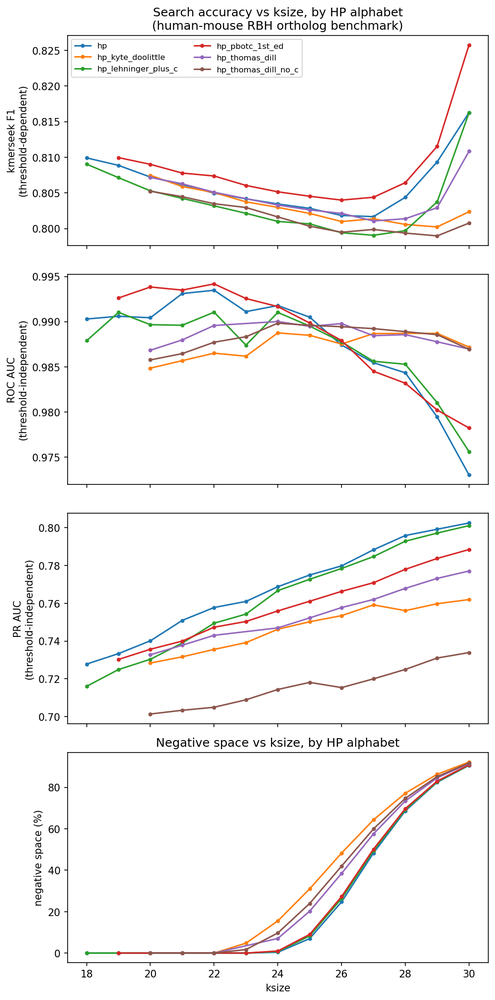
#> input picture notebooks/24_accuracy_and_negative_space_vs_ksize.png, 495 x 1000 px, shrunk from 1032 x 2085 before the run
$ python -i pubfig.py   (imports and definitions only)
#> lines starting #> are read from the running program, lines starting #| are printed output that depends on the picture; after the words box and inside, x2 and y2 are one past the last pixel; in counts of white or black regions, pixels touching at a corner belong together
#> in to_256_colours, image is the input picture: PIL image 495x1000 RGB; mean R, G, B 246.4, 245.3, 244.9
"""Helpers for Nature-family figures. Pair with nature.mplstyle (same folder).

Copy both files into the repo (2024-kmerseek-analysis: notebooks/) so a figure can be
rebuilt from committed code; do not import them from ~/.claude.
"""

from pathlib import Path

import numpy as np
import matplotlib.pyplot as plt
import seaborn  # noqa: F401  registers mako and crest, the Seanome colour maps
from matplotlib.transforms import ScaledTranslation

MM = 1 / 25.4  # inches per millimetre
ONE_COLUMN_MM = 89
TWO_COLUMN_MM = 183
MAX_HEIGHT_MM = 170  # leaves room for the legend on the page

STYLE = Path(__file__).with_name("nature.mplstyle")

# Okabe-Ito, the colour-blind-safe set Nature's figure guide lists.
OKABE_ITO = {
    "blue": "#0072B2",
    "vermillion": "#D55E00",
    "bluish_green": "#009E73",
    "reddish_purple": "#CC79A7",
    "orange": "#E69F00",
    "sky_blue": "#56B4E9",
    "yellow": "#F0E442",
    "black": "#000000",
}
GREY = "#999999"  # for "everything else" / context marks


def use_style():
    plt.style.use(STYLE)


# [54 lines left out: functions figure, panel_label, shared_legend, save, not called in this run]


# A matplotlib colour bar has 256 shades. On the 336 PNGs in 2024-kmerseek-analysis
# (2026-10-13), the 15 with a colour bar had 251-256 shades in one run and every other
# figure at most 29.
MIN_COLOUR_BAR_SHADES = 100


def colour_bar_shades(image, max_step=12, width=8):
    """Most shades in one straight run of pixels that looks like a colour bar.

    In the run each pixel is at most `max_step` levels from the one before it, and is
    exactly the colour of the next `width` pixels across the run, as in a bar filled
    across its width. The soft edge of a curve or a marker fails the second condition,
    so line and scatter plots score near 0. Same test as the repo's scripts/shrink_png.py.
    """
#> called with max_step = 12, width = 8
    a = np.asarray(image.convert("RGB")).astype(np.int16)
    best = 0
    for arr in (a, a.transpose(1, 0, 2)):  # bars running down, then across
        step = np.abs(np.diff(arr, axis=0)).max(axis=2)
        in_bar = step <= max_step
        for k in range(1, width + 1):
            same = np.zeros_like(in_bar)
            same[:, :-k] = (arr[1:, :-k] == arr[1:, k:]).all(axis=2)
            in_bar &= same
        shades = np.zeros(in_bar.shape[1], dtype=np.int32)
        for row_in_bar, row_step in zip(in_bar, step):
            shades = np.where(row_in_bar, shades + (row_step > 0), 0)
            best = max(best, int(shades.max()))
#> this loop made 2 passes
#> pass 1, in colour_bar_shades, `step = np.abs(np.diff(arr, axis=0)).max(axis=2)`:
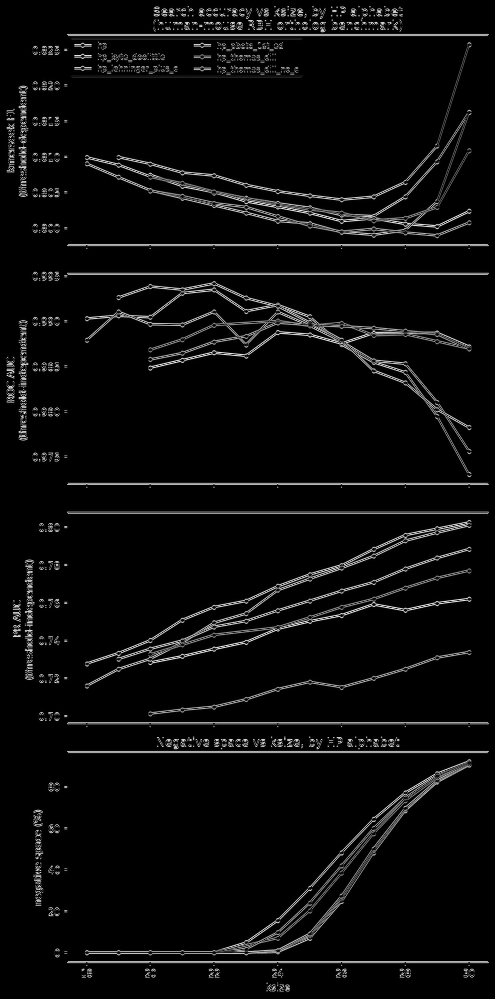
#> step: shape (999, 495) int16; min 0, max 243, mean 10.6
#> pass 1, in colour_bar_shades, `in_bar = step <= max_step`:
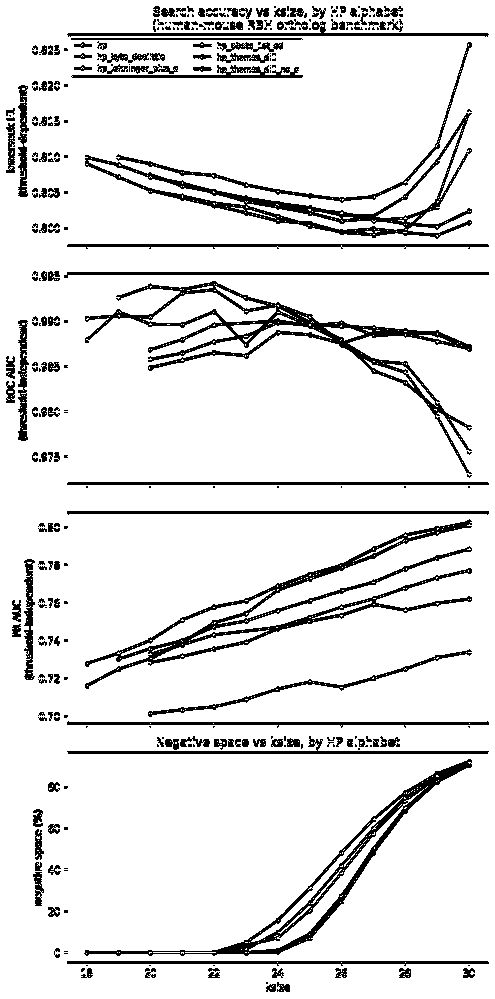
#> in_bar: shape (999, 495) bool; 89.7% white; 335 black regions (171 under 20 px), largest, box (x1, y1, x2, y2) and area: (85, 281, 472, 474) 7000, (85, 519, 472, 689) 6406, (85, 113, 472, 239) 5252
#> pass 2, in colour_bar_shades, `step = np.abs(np.diff(arr, axis=0)).max(axis=2)`:
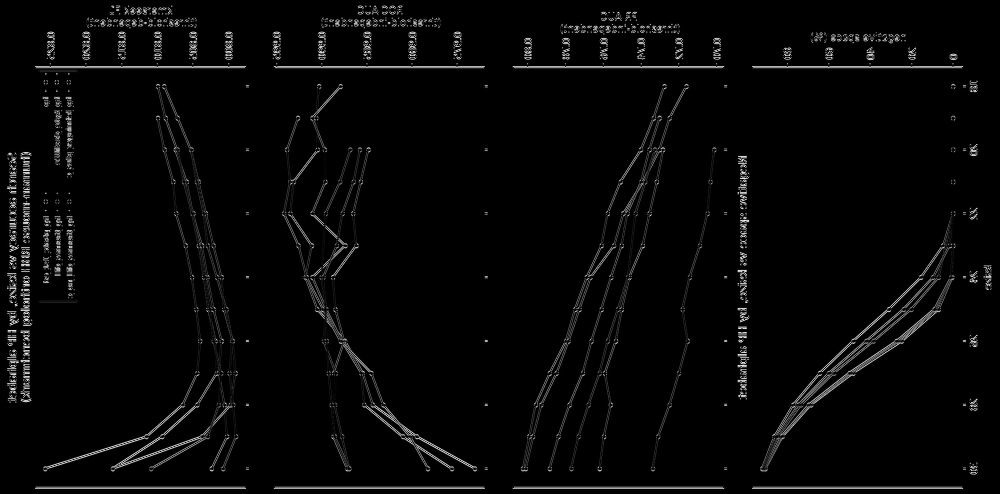
#> step: shape (494, 1000) int16; min 0, max 248, mean 6.8
#> pass 2, in colour_bar_shades, `in_bar = step <= max_step`:
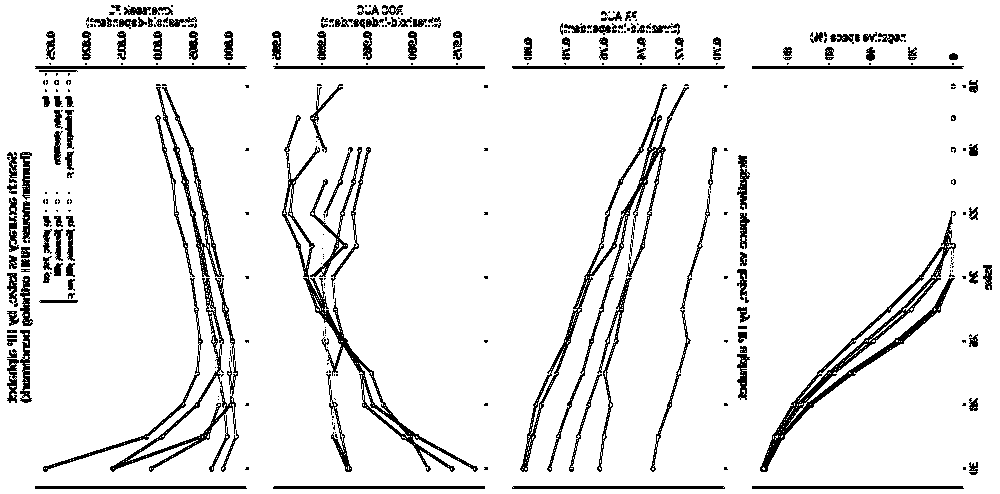
#> in_bar: shape (494, 1000) bool; 92% white; 377 black regions (223 under 20 px), largest, box (x1, y1, x2, y2) and area: (760, 211, 956, 472) 4014, (520, 84, 689, 472) 3906, (282, 115, 478, 472) 3171
#> after the loop:
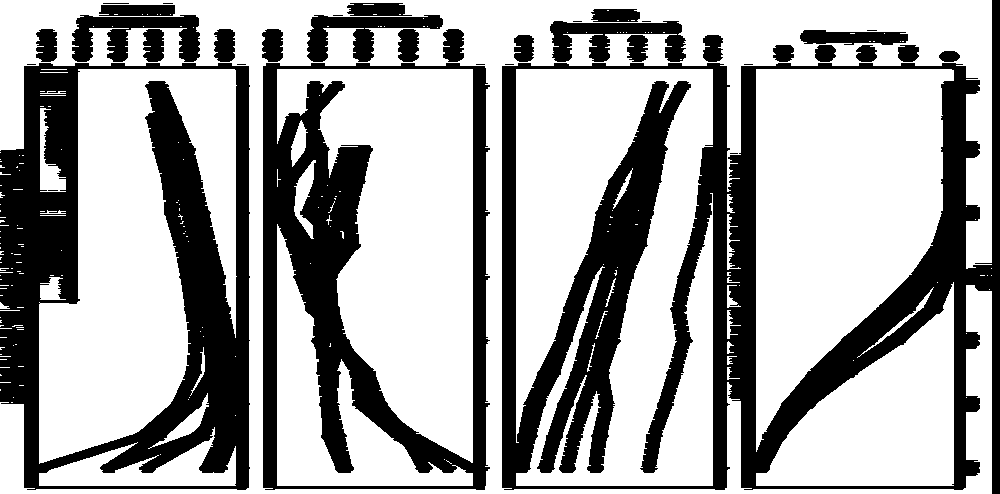
#> in_bar: shape (494, 1000) bool; 65.9% white; 37 black regions (12 under 20 px), largest, box (x1, y1, x2, y2) and area: (502, 0, 1000, 494) 70964, (0, 63, 250, 490) 46113, (263, 63, 490, 490) 32805
#> after the loop:
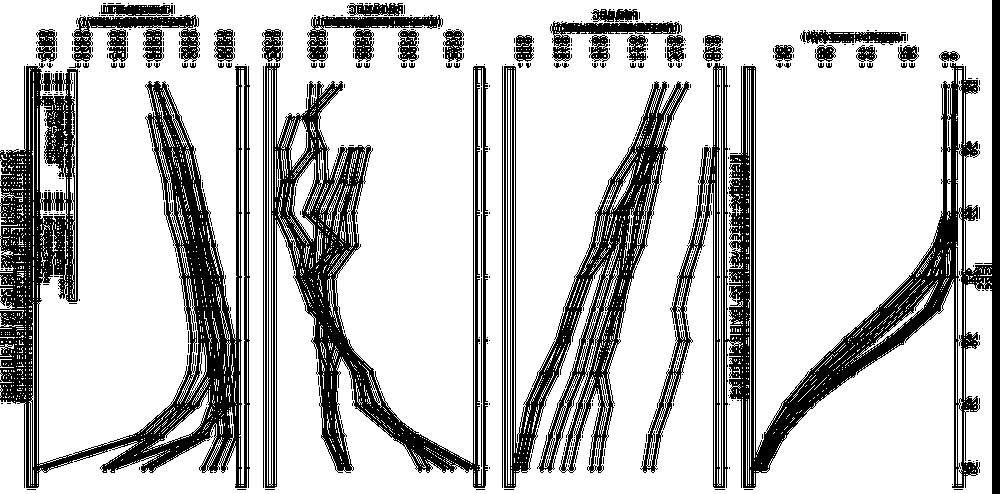
#> same: shape (494, 1000) bool; 75.6% white; 425 black regions (358 under 20 px), largest, box (x1, y1, x2, y2) and area: (0, 63, 250, 488) 33617, (640, 0, 1000, 494) 31113, (265, 63, 488, 488) 21327
    return best


def to_256_colours(path):
    """Rewrite a PNG in place as 8-bit with a palette of at most 256 colours.

    A figure with a continuous colour bar is left in full colour: at 256 colours the bar
    shows visible steps (Olga, 2026-10-13).
    """
    from PIL import Image

    with Image.open(path) as image:
        if image.mode == "P":
            return
        if colour_bar_shades(image) >= MIN_COLOUR_BAR_SHADES:
            return
        dpi = image.info.get("dpi")
        rgba = image.convert("RGBA")
        if rgba.getextrema()[3][0] == 255:
            palette = rgba.convert("RGB").quantize(
                colors=256, method=Image.Quantize.MEDIANCUT, dither=Image.Dither.NONE
            )
        else:
            # Median cut cannot quantize RGBA. Keep alpha with the same method as the
            # PNG hook, rather than turning a transparent figure background opaque.
            palette = rgba.quantize(
                colors=256, method=Image.Quantize.FASTOCTREE, dither=Image.Dither.NONE
            )
    # quantize() drops the 450 dpi tag; without it the PNG opens at 72 dpi, 6x too large.
    palette.save(path, optimize=True, **({"dpi": dpi} if dpi else {}))

>>> result = to_256_colours('24_accuracy_and_negative_space_vs_ksize.png')

$ run again, on notebooks/24_accuracy_vs_negative_space.png
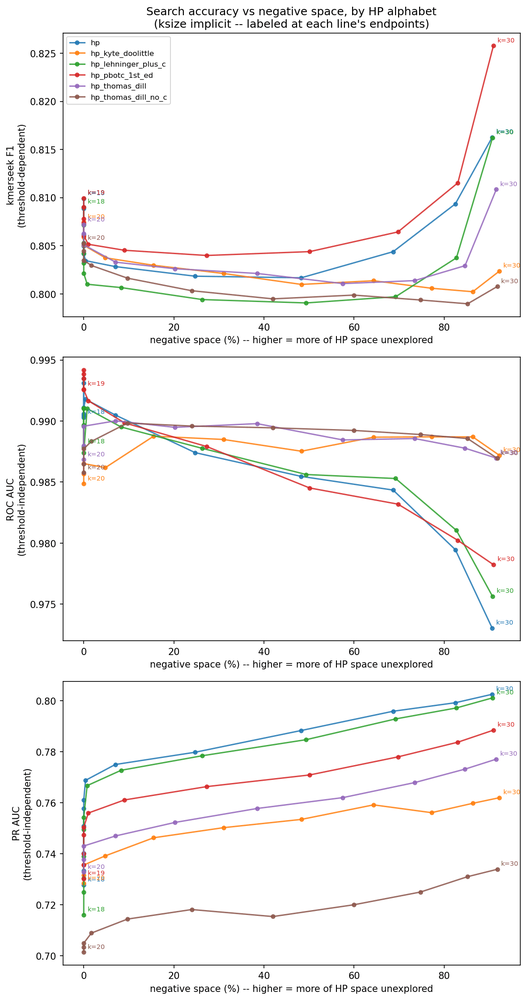
#> input picture notebooks/24_accuracy_vs_negative_space.png, 527 x 1000 px, shrunk from 1178 x 2235 before the run
#> in to_256_colours, image is the input picture: PIL image 527x1000 RGB; mean R, G, B 247.3, 246.5, 246.1
#> the loop in colour_bar_shades, `for arr in (a, a.transpose(1, 0, 2)):` made 2 passes
#> after the loop in colour_bar_shades, `for arr in (a, a.transpose(1, 0, 2)):`:
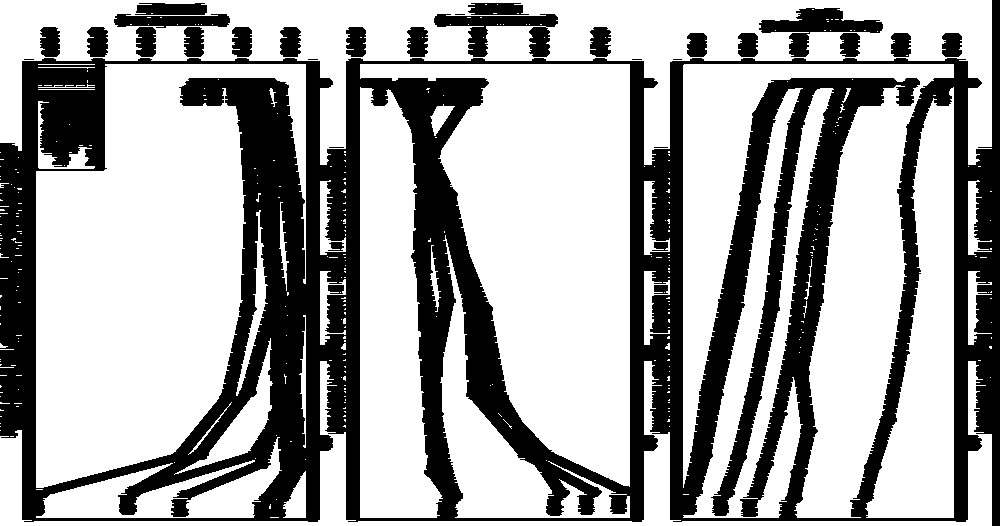
#> in_bar: shape (526, 1000) bool; 65.6% white; 31 black regions (7 under 20 px), largest, box (x1, y1, x2, y2) and area: (0, 0, 1000, 526) 166477, (759, 8, 883, 57) 2352, (434, 14, 558, 57) 2326
#> after the loop in colour_bar_shades, `for arr in (a, a.transpose(1, 0, 2)):`:
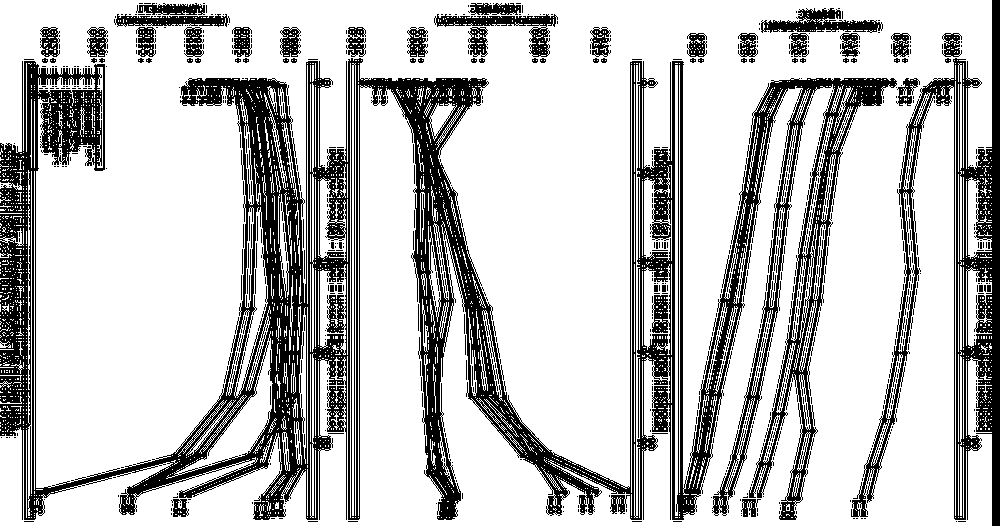
#> same: shape (526, 1000) bool; 75.8% white; 761 black regions (676 under 20 px), largest, box (x1, y1, x2, y2) and area: (0, 58, 897, 520) 95818, (851, 0, 1000, 526) 15764, (761, 8, 883, 33) 1499

$ run again, on notebooks/24_diversity_fraction_vs_total_kmers.png
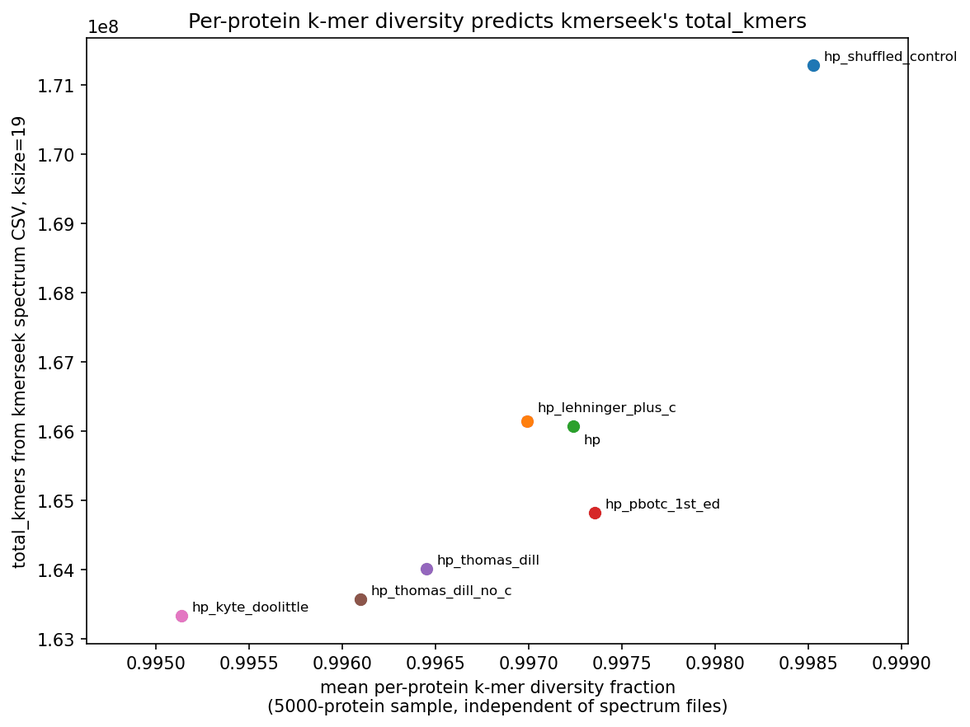
#> input picture notebooks/24_diversity_fraction_vs_total_kmers.png, 970 x 727 px, shrunk from 1176 x 882 before the run
#> in to_256_colours, image is the input picture: PIL image 970x727 RGB; mean R, G, B 248.7, 248.6, 248.6
#> the loop in colour_bar_shades, `for arr in (a, a.transpose(1, 0, 2)):` made 2 passes
#> after the loop in colour_bar_shades, `for arr in (a, a.transpose(1, 0, 2)):`:
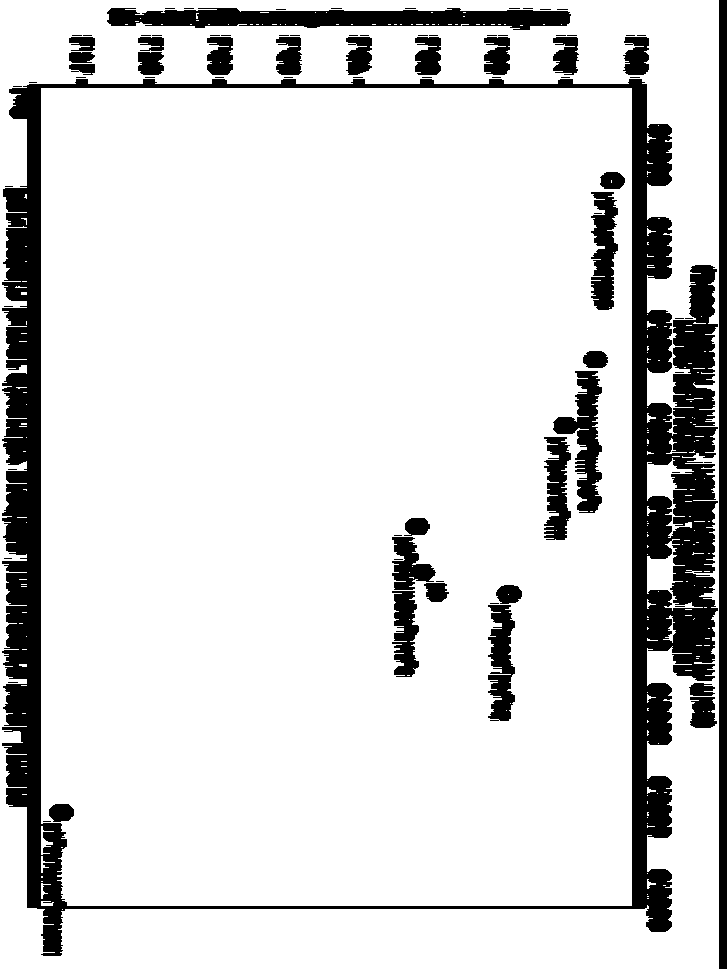
#> in_bar: shape (969, 727) bool; 84.7% white; 84 black regions (55 under 20 px), largest, box (x1, y1, x2, y2) and area: (2, 79, 718, 956) 69744, (719, 0, 727, 969) 7752, (107, 8, 571, 30) 7094
#> after the loop in colour_bar_shades, `for arr in (a, a.transpose(1, 0, 2)):`:
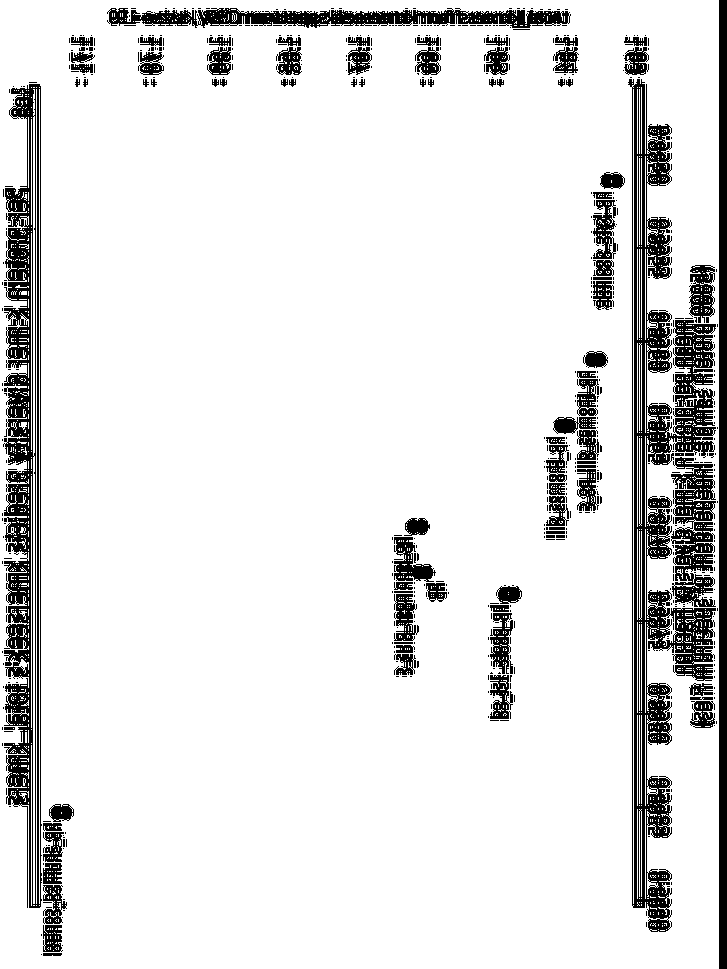
#> same: shape (969, 727) bool; 88.7% white; 603 black regions (512 under 20 px), largest, box (x1, y1, x2, y2) and area: (628, 79, 716, 932) 24057, (3, 84, 42, 908) 16270, (719, 0, 727, 969) 7752
